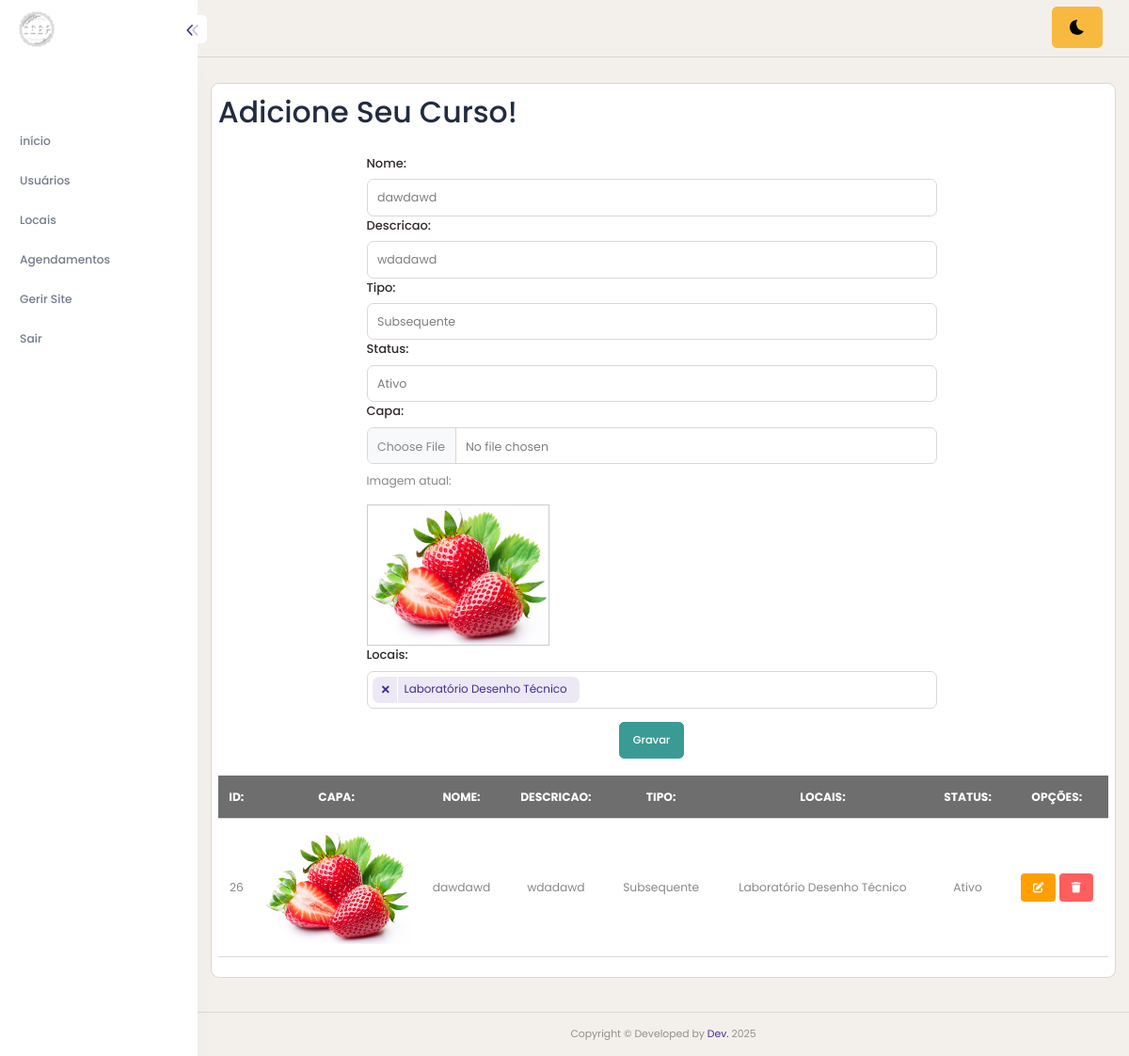
Page /cursos-cadastro.php?id=26 (signed in) on the committed database.
### tables this page shows
CREATE TABLE `cursos` (
  `id` int(11) NOT NULL,
  `nome` varchar(100) DEFAULT NULL,
  `descricao` text DEFAULT NULL,
  `tipo` tinyint(1) DEFAULT NULL,
  `status` tinyint(1) DEFAULT NULL,
  `imagem` text DEFAULT NULL,
  `locais_ids` varchar(100) NOT NULL
);

### cursos-cadastro.php (the view, shortened to what this page needs)
<?php
include("conexao.php");
$id = isset($_GET["id"]) ? $_GET["id"] : "";
if ($id) {
    $sql = $conn->prepare("SELECT * FROM CURSOS WHERE id = ?");
    $sql->execute([$id]);
    $dados = $sql->fetch();
}
?>
<!DOCTYPE html>
<html lang="pt-BR">
<head>
    <link href="https://cdn.jsdelivr.net/npm/select2@4.1.0-rc.0/dist/css/select2.min.css" rel="stylesheet" />
    <link href="https://cdn.jsdelivr.net/npm/@ttskch/select2-bootstrap4-theme@1.5.2/dist/select2-bootstrap4.min.css" rel="stylesheet" />
    <?php include("app-header.php"); ?>
</head>
<body>
<?php include("app-lateral.php"); ?>
<div class="content-body" style="min-height: 899px;">
    <div class="container-fluid">
        <div class="row">
            <div class="card p-2">
                <h1>Adicione Seu Curso!</h1>
                <div class="row mt-3">
                    <form action="cursos-acao.php" method="post" class="row" enctype="multipart/form-data">
                        <div class="offset-2 col-8">
                            <label for="nome" class="form-label">Nome:</label>
                            <input type="text" class="form-control" id="nome" name="txtNome" value="<?php echo $dados['nome'] ?? ''; ?>">
                        </div>
                        <div class="offset-2 col-8">
                            <label for="descricao" class="form-label">Descricao:</label>
                            <input type="text" class="form-control" id="descricao" name="txtDescricao" value="<?php echo $dados['descricao'] ?? ''; ?>">
                        </div>
                        <div class="offset-2 col-8">
                            <label for="tipo" class="form-label">Tipo:</label>
                            <select class="form-control" id="tipo" name="txtTipo">
                                <option value="1" <?php if (($dados['tipo'] ?? '') == 1) echo 'selected'; ?>>Subsequente</option>
                            </select>
                        </div>
                        <div class="offset-2 col-8">
                            <label for="status" class="form-label">Status:</label>
                            <select class="form-control" id="status" name="txtStatus">
                                <option value="1" <?php if (($dados['status'] ?? '') == 1) echo 'selected'; ?>>Ativo</option>
                            </select>
                        </div>
                        <div class="offset-2 col-8">
                            <label for="imagem" class="form-label">Capa:</label>
                            <input type="file" class="form-control" id="imagem" name="txtImagem">
                            <?php if (!empty($dados['imagem'])): ?>
                                <div class="mt-2">
                                    <p>Imagem atual:</p>
                                    <img src="uploads/<?php echo $dados['imagem']; ?>" alt="Capa atual" style="max-height: 150px; border: 1px solid #ccc;">
                                </div>
                            <?php endif; ?>
                        </div>
                        <div class="offset-2 col-8">
                            <label for="meuSelect" class="form-label">Locais:</label>
                        </div>
                        <div class="col-12 text-center">
                            <input value="Gravar" type="submit" class="btn btn-success mt-3">
                        </div>
                    </form>
                </div><br>
                <div class="text-center">
                    <table class="table">
                        <tr class="table-dark">
                            <th>ID:</th>
                            <th>CAPA:</th>
                            <th>NOME:</th>
                            <th>DESCRICAO:</th>
                            <th>TIPO:</th>
                            <th>LOCAIS:</th>
                            <th>STATUS:</th>
                            <th>OPÇÕES:</th>
                        </tr>
                        <?php
$sql = $conn->prepare("SELECT * FROM cursos");
$sql->execute();
while ($dados = $sql->fetch()) {
    $locaisNomes = [];
    if (!empty($dados['locais_ids'])) {
        $ids = explode(',', $dados['locais_ids']);
        $placeholders = implode(',', array_fill(0, count($ids), '?'));
        $stmtLocais = $conn->prepare("SELECT nome FROM locais WHERE id IN ($placeholders)");
        $stmtLocais->execute($ids);
        while ($rowLocal = $stmtLocais->fetch()) {
            $locaisNomes[] = $rowLocal['nome'];
        }
    }
?>
    <tr>
        <td><?php echo $dados['id']; ?></td>
        <td style="width: 150px;">
            <img src="uploads/<?php echo $dados['imagem']; ?>" class="imgBorda" height="120px">
        </td>
        <td><?php echo $dados['nome']; ?></td>
        <td><?php echo $dados['descricao']; ?></td>
        <td><?php echo $dados['tipo'] == 1 ? 'Subsequente' : 'Integrado'; ?></td>
        <td><?php echo implode(', ', $locaisNomes); ?></td>
        <td><?php echo $dados['status'] == 1 ? 'Ativo' : 'Desativo'; ?></td>
        <td class="text-center">
            <a href="cursos-cadastro.php?id=<?php echo $dados['id']; ?>" class="btn btn-warning btn-sm">
                <i class="fa-solid fa-pen-to-square"></i>
            </a>
            <a href="cursos-deletar.php?id=<?php echo $dados['id']; ?>" class="btn btn-danger btn-sm">
                <i class="fa-solid fa-trash"></i>
            </a>
        </td>
    </tr>
<?php } ?>
                    </table>
                </div>
            </div>
        </div>
    </div>
</div>
<?php include("app-footer.php"); ?>
</body>
</html>

### rows in the picture
cursos: txtNome "dawdawd", txtDescricao "wdadawd", txtTipo "Subsequente", txtStatus "Ativo", imagem (picture), id "26", nome "dawdawd", descricao "wdadawd", locaisNomes "Laboratório Desenho Técnico"
